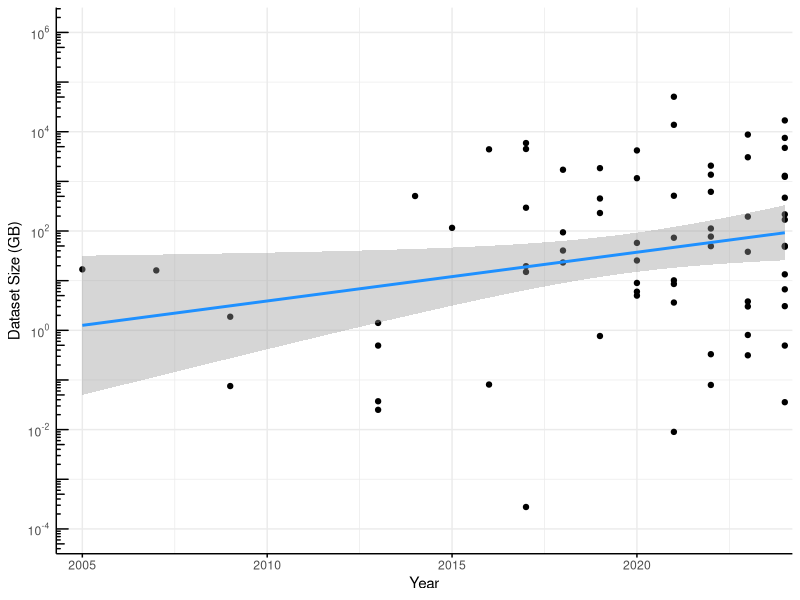
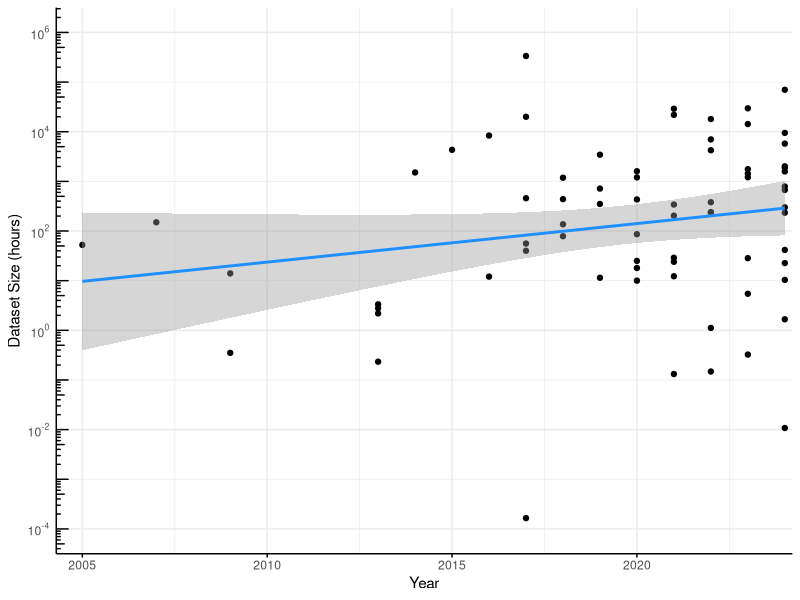
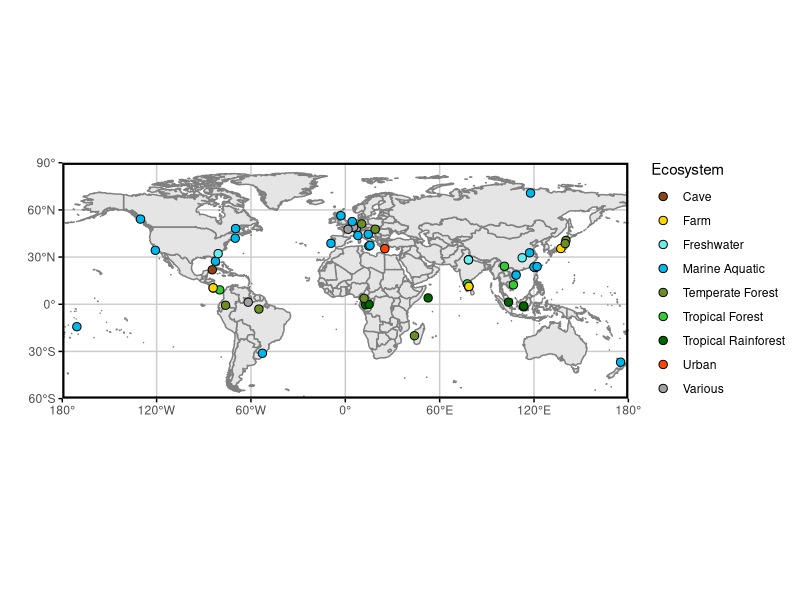
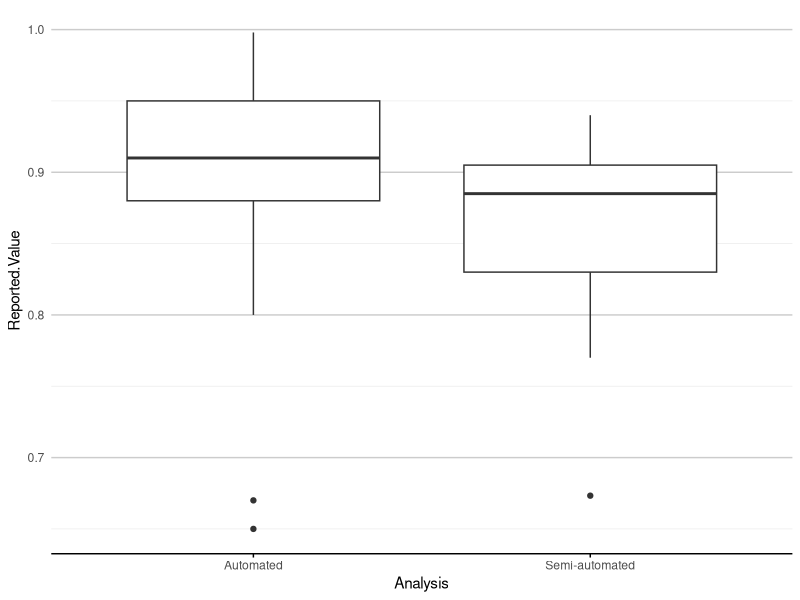
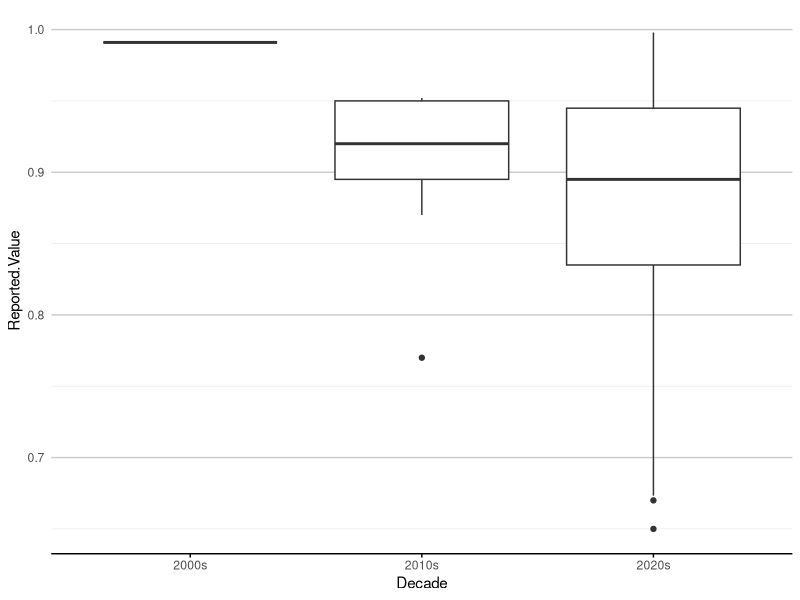
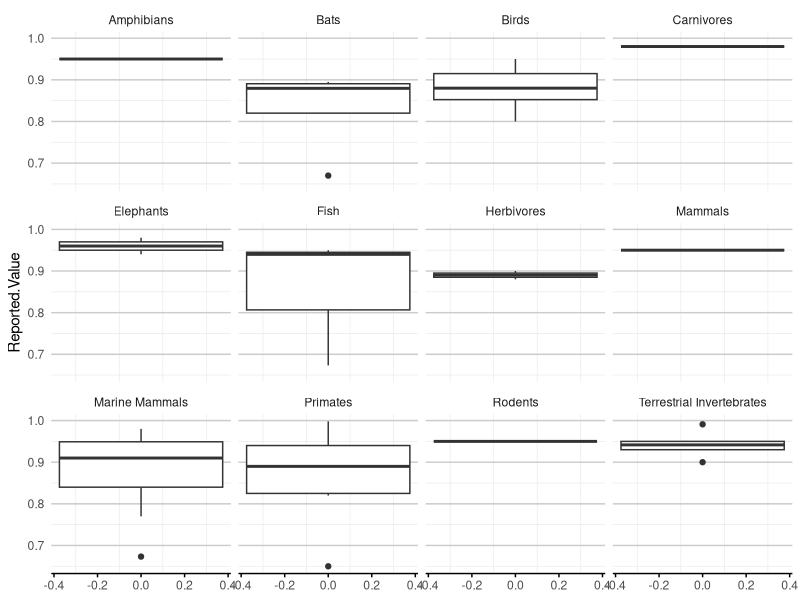
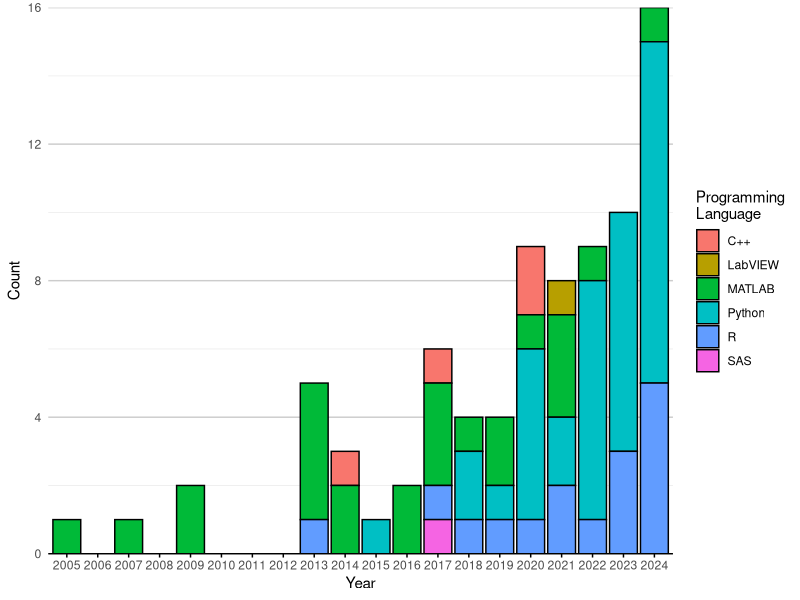
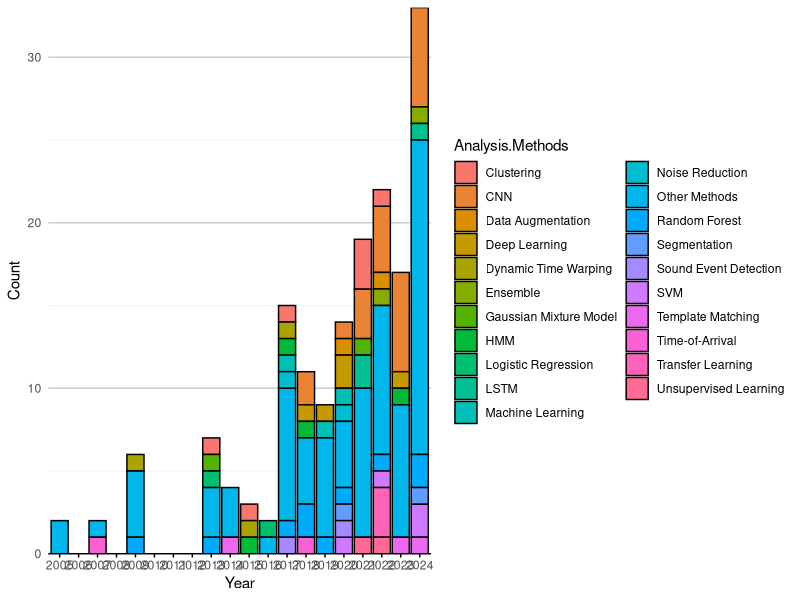

R code for these plots, in order:
## ---- chunk 1
library(ggplot2)
library(maps)
library(dplyr)
## ---- chunk 2
df <- read.csv("tagged_literature.csv")
#df$Year <- as.factor(df$Year)
## ---- chunk 3
log10_minor_break = function (...){
  function(x) {
    minx         = floor(min(log10(x), na.rm=T))-1;
    maxx         = ceiling(max(log10(x), na.rm=T))+1;
    n_major      = maxx-minx+1;
    major_breaks = seq(minx, maxx, by=1)
    minor_breaks = 
      rep(log10(seq(1, 9, by=4)), times = n_major)+
      rep(major_breaks, each = 9)
    return(10^(minor_breaks))
  }
}

log_breaks = function(maj, radix=10) {
  function(x) {
    minx         = floor(min(logb(x,radix), na.rm=T)) - 1
    maxx         = ceiling(max(logb(x,radix), na.rm=T)) + 1
    n_major      = maxx - minx + 1
    major_breaks = seq(minx, maxx, by=1)
    if (maj) {
      breaks = major_breaks
    } else {
      steps = logb(1:(radix-1),radix)
      breaks = rep(steps, times=n_major) +
               rep(major_breaks, each=radix-1)
    }
    radix^breaks
  }
}
scale_x_log_eng = function(..., radix=10) {
  scale_x_continuous(...,
                     trans=scales::log_trans(radix),
                     breaks=scales::log_breaks(TRUE, radix),
                     minor_breaks=scales::log_breaks(FALSE, radix))
}
scale_y_log_eng = function(..., radix=10) {
  scale_y_continuous(...,
                     trans=scales::log_trans(radix),
                     breaks=scales::log_breaks(TRUE, radix),
                     minor_breaks=scales::log_breaks(FALSE, radix))
}

p <- df |>
  tidyr::drop_na(Dataset.GB) |> 
  #filter(Year >= 2008) |>
  ggplot(aes(Year, Dataset.GB)) + 
  geom_point() + 
  scale_y_log10(
    limits = c(1e-4, 1e6),
    breaks = scales::trans_breaks("log10", function(x) 10^x),
    labels = scales::trans_format("log10", scales::math_format(10^.x))
  ) +
  annotation_logticks(side="l")+
  geom_smooth(method="lm", color = "dodgerblue") +
  scale_x_continuous(limits=c(2004.5, 2024), expand = c(0.01,0.01)) +
  labs(y="Dataset Size (GB)") +
  theme_minimal() +
  theme(axis.line = element_line(),
        axis.ticks.x = element_line())
p
ggsave("images/data_trend.png", p, width = 150, height = 80, units = "mm")

p <- df |>
  tidyr::drop_na(Dataset.Hours) |> 
  #filter(Year >= 2008) |>
  ggplot(aes(Year, Dataset.Hours)) + 
  geom_point() + 
  scale_y_log10(
    limits = c(1e-4, 1e6),
    breaks = scales::trans_breaks("log10", function(x) 10^x),
    labels = scales::trans_format("log10", scales::math_format(10^.x))
  ) +
  annotation_logticks(side="l")+
  geom_smooth(method="lm", color = "dodgerblue") +
  scale_x_continuous(limits=c(2004.5, 2024), expand = c(0.01,0.01)) +
  labs(y="Dataset Size (hours)") +
  theme_minimal() +
  theme(axis.line = element_line(),
        axis.ticks.x = element_line())
p
ggsave("images/hours_trend.png", p, width = 220, height = 110, units = "mm")
## ---- chunk 4
fit <- lm(log(Dataset.GB)~Year, data=df)
confint(fit, level = 0.95)
## ---- chunk 5
# Sample data
#coords <- c("-0.356251N,12.940863E;-0.078775N,15.127076E", "-0.078775N,15.1270777E")

# Function to convert coordinates to numeric values
convert_to_numeric <- function(coord_string) {
  # Split the string by comma
  parts <- strsplit(coord_string, ",")[[1]]
  #remove leading or trailing space
  
  # Extract latitude and longitude, handle direction
  lat <- as.numeric(gsub("[A-Z]", "", parts[1]))
  lon <- as.numeric(gsub("[A-Z]", "", parts[2]))
  
  # Check direction for latitude
  if (grepl("S", parts[1])) {
    lat <- -lat
  }
  
  # Check direction for longitude
  if (grepl("W", parts[2])) {
    lon <- -lon
  }
  
  return(paste0(c(lat, lon), collapse = ","))
}

Latlong_df <- df |>
  select(Latlong, Ecosystem) |>
  mutate(Latlong = strsplit(Latlong, ";")) |>
  tidyr::unnest(Latlong) |>
  mutate(Ecosystem = strsplit(Ecosystem, ", ")) |>
  tidyr::unnest(Ecosystem) |>
  mutate(Latlong = sapply(Latlong, convert_to_numeric),
         lat = sapply(strsplit(Latlong, ","), function(x) as.numeric(x[1])),
         long = sapply(strsplit(Latlong, ","), function(x) as.numeric(x[2]))
)

# Create the world map
world <- map_data("world")

ecosystem_colors <- c(
  "Tropical Forest" = "#32CD32",
  "Marine Aquatic" = "#00B7EB",
  "Various" = "#a0a0a0",
  "Tropical Rainforest" = "#006400",
  "Freshwater" = "#66EEEB",
  "Temperate Forest" = "#6B8E23",
  "Farm" = "#FFD700",
  "Cave" = "#8B4513",
  "Urban" = "#FF4500"
)

# Plotting
p <- ggplot() +
  # Add world map with light grey fill and dark grey borders
  geom_polygon(data = world, aes(x = long, y = lat, group = group), 
               fill = "grey90", color = "grey50") +
  # Add jittered points for different tags
  geom_jitter(data = Latlong_df, aes(x = long, y = lat, fill = Ecosystem), colour="black", size = 2.5, shape=21) +
  # Set coordinate system to map projection
  coord_fixed(ratio = 1, xlim = c(-180, 180), ylim = c(-60, 90), expand = FALSE) +
  # Custom breaks and labels for x (longitude) and y (latitude)
  scale_x_continuous(breaks = seq(-180, 180, by = 60),
                     labels = c("180°", "120°W", "60°W", "0°", "60°E", "120°E", "180°")) +
  scale_y_continuous(breaks = seq(-90, 90, by = 30),
                     labels = c("90°", "60°S", "30°S", "0°", "30°N", "60°N", "90°")) +
  scale_fill_manual(values = ecosystem_colors) +
  # Theme settings
  labs(x="",y="")+
  theme_minimal() +
  theme(
    axis.ticks = element_line(),
    panel.grid.major = element_line(color = "grey80"),    # Light grey grid lines
    panel.grid.minor = element_blank(),                   # No minor grid lines
    panel.border = element_rect(color = "black", fill = NA, linewidth=1.5),  # Black panel border
    axis.text.x = element_text(angle = 0, hjust = 0.5),   # Horizontal x-axis text
    legend.position = "right"                             # Legend on right
  )
p
ggsave("images/ecosystem_map.png", p, width = 240, height = 90, units = "mm")
## ---- chunk 6
bar_theme_x <- theme(panel.grid.major.x = element_blank(),
                   panel.grid.major.y = element_line(colour = "grey80"),
                   axis.line.x = element_line(colour="black"),
                   axis.ticks.x=element_line())
bar_theme_y <- theme(panel.grid.major.y = element_blank(),
                   panel.grid.major.x = element_line(colour = "grey80"),
                   axis.line.y = element_line(colour="black"),
                   axis.ticks.y=element_line())

include_missing_zero <- function(df, col){
  missing_years <- 2005:2024  # This creates c(2025, 2024)

  new_rows <- expand.grid(
    Year  = missing_years,  
    a     = df |> pull({{col}}) |> unique(), 
    Count = 0
  )
  
  colnames(new_rows)[2] <- col

  df <- df |>
    bind_rows(new_rows) |>
    distinct() 
  return(df)
}

keep_gt1 <- function(df, col, gt_n=1){
  total_counts <- df |>
    group_by(.data[[col]]) |>
    summarise(Total_Count = n(), .groups = 'drop') |>
    na.omit()

  methods_to_keep <- total_counts |>
    filter(Total_Count > gt_n) |>
    pull({{ col }})
    
  df[,col] <- ifelse(df[[col]] %in% methods_to_keep, df[[col]], "Other Methods")
  return(df)
}

barplot_counts <- function(df, col, col_title=col, prop=FALSE, year=TRUE, decade=FALSE, bar_col="dodgerblue"){
  if(decade){
    df <- df |>
      mutate(Year = case_when(
        Year >= 2000 & Year < 2010 ~ "2000s",
        Year >= 2010 & Year < 2020 ~ "2010s",
        Year >= 2020 & Year < 2030 ~ "2020s",
        TRUE ~ NA_character_  # Handle years outside these ranges
      ))
  }
  count_data <- df |>
    group_by(Year, .data[[col]], .drop=FALSE) |>
    summarise(Count = n(), .groups = 'drop') |>
    na.omit()
  
  total_count_per_year <- count_data |>
    group_by(Year, .drop=FALSE) |>
    summarise(Total = sum(Count), .groups = 'drop')
  
  count_data <- left_join(count_data, total_count_per_year, by = "Year") |>
    mutate(Percentage = (Count / Total) * 100) |>
    arrange(Year, .data[[col]])
  
  if(!decade){
    count_data <- count_data |>
    include_missing_zero(col)
  }
  
  if(!year){
    df <- df[df[,col] != "Other Methods",]
    p <- df |>
      ggplot(aes(y = reorder(.data[[col]], .data[[col]], FUN = length, decreasing = FALSE))) +
      geom_bar(stat = "count", fill = bar_col) +  # Fill bars with dodgerblue
      labs(x = "Count", y = col_title) +
      scale_x_continuous(expand = c(0,0))
  } else {
    if(prop){
      p <- count_data |> 
        ggplot(aes(x = factor(Year), y = Percentage, fill = .data[[col]], label=Count)) +
        geom_bar(stat = "identity", colour=ifelse(count_data$Count > 0, "black", NA)) +
        geom_label(
          aes(group = .data[[col]]),
          size = 3,
          position = position_stack(vjust = 0.5), 
          fill = "white",                # Optional: black background for contrast
          hjust = ifelse((count_data$Count <= 3) & count_data[[col]] %in% c("Log Magnitude", "Mel", "Data Augmentation", "Downsampling"), (1:nrow(count_data) - 1) %% 2, 0.5)
        ) +
        labs(x = ifelse(decade, "Decade", "Year"), y = "Percentage", fill = col_title) +
        scale_y_continuous(limits=c(0,102), expand=c(0,0)) #+ 
        #guides(fill = guide_legend(override.aes = list(colour = NA)))
    } else {
      p <- count_data |> 
        ggplot(aes(x = factor(Year), y = Count, fill = .data[[col]])) +
        geom_bar(stat = "identity", colour=ifelse(count_data$Count > 0, "black", NA)) +
        labs(x = ifelse(decade, "Decade", "Year"), y = "Count", fill = col_title) +
        scale_y_continuous(expand=c(0,0))
    }
  }
  p <- p + 
    #scale_fill_viridis_d()+
    theme_minimal() +
    guides(fill = guide_legend(override.aes = list(colour = "black")))+
    bar_theme_x
  return(p)
}
## ---- chunk 7
# Convert 'NA' to R's NA
df$Analysis[df$Analysis == "NA"] <- NA

p <- barplot_counts(df, "Analysis")
ggsave("images/analysis_year.png", p, width = 220, height = 80, units = "mm")
## ---- chunk 8
p <- df |>
  filter((Reported.Value != "") & (!is.na(Reported.Value))) |>
  mutate(Reported.Value = as.numeric(Reported.Value)) |>
  tidyr::drop_na(Reported.Value) |>
  ggplot(aes(x = Analysis, y = Reported.Value)) +
  geom_boxplot() +
  theme_minimal() +
  bar_theme_x
p
ggsave("images/analysis_reportedvalue.png", p, width = 240, height = 100, units = "mm")
## ---- chunk 9
p <- df |>
  filter((Reported.Value != "") & (!is.na(Reported.Value))) |>
  mutate(Reported.Value = as.numeric(Reported.Value)) |>
  tidyr::drop_na(Reported.Value) |>
  mutate(Decade = case_when(
    Year >= 2000 & Year < 2010 ~ "2000s",
    Year >= 2010 & Year < 2020 ~ "2010s",
    Year >= 2020 & Year < 2030 ~ "2020s",
    TRUE ~ NA_character_  # Handle years outside these ranges
  )) |>
  ggplot(aes(x = Decade, y = Reported.Value)) +
  geom_boxplot() +
  theme_minimal() +
  bar_theme_x
p
ggsave("images/decade_reportedvalue.png", p, width = 240, height = 100, units = "mm")
## ---- chunk 10
p <- df |>
  filter((Reported.Value != "") & (!is.na(Reported.Value))) |>
  mutate(Reported.Value = as.numeric(Reported.Value)) |>
  tidyr::drop_na(Reported.Value) |>
  mutate(Taxa = strsplit(as.character(Taxa), ", ")) |>
  tidyr::unnest(Taxa) |>
  ggplot(aes(y = Reported.Value)) +
  geom_boxplot() +
  theme_minimal() +
  bar_theme_x +
  facet_wrap(~Taxa)
p
ggsave("images/taxa_reportedvalue.png", p, width = 240, height = 100, units = "mm")
## ---- chunk 11
# Convert 'NA' to R's NA
df$Programming.Language[df$Programming.Language == "NA"] <- NA

# Split languages where there are multiple
df_lang <- df |>
  mutate(ProgLanguage = strsplit(as.character(Programming.Language), ", ")) |>
  tidyr::unnest(ProgLanguage)

df_lang |> 
  filter(Year >= 2020) |>
  group_by(ProgLanguage) |> 
  summarise(Count = n(), .groups = 'drop') |> 
  arrange(desc(Count))

p <- barplot_counts(df_lang, "ProgLanguage", "Programming\nLanguage")
p
ggsave("images/programminglanguage_year.png", p, width = 240, height = 100, units = "mm")
## ---- chunk 12
df_taxa <- df |>
  mutate(Taxa = strsplit(as.character(Taxa), ", ")) |>
  tidyr::unnest(Taxa)

spectral_15 <- c(
  "#9E0142",  # Deep red
  "#D53E4F",  # Bright red
  "#F46D43",  # Red-orange
  "#FDAE61",  # Orange
  "#FEE08B",  # Light orange-yellow
  "#FFFFBF",  # Pale yellow (midpoint)
  "#E6F598",  # Light yellow-green
  "#ABDFA1",  # Greenish
  "#66C2A5",  # Teal
  "#3288BD",  # Light blue
  "#5E4FA2",  # Blue-purple
  "#404788",  # Darker blue-purple
  "#2D2D66",  # Deep blue
  "#1A1A4C",  # Very deep blue
  "#0D0833"   # Near-black blue
)

p <- barplot_counts(df_taxa, "Taxa")
p <- p + scale_fill_manual(values = spectral_15)
ggsave("images/taxa_year.png", p, width = 240, height = 100, units = "mm")
## ---- chunk 13
df_analysis <- df |>
  mutate(Analysis.Methods = strsplit(as.character(Analysis.Methods), ", ")) |>
  tidyr::unnest(Analysis.Methods)

df_analysis <- keep_gt1(df_analysis, "Analysis.Methods")
  #filter(Analysis.Methods %in% methods_to_keep)
p <- barplot_counts(df_analysis, "Analysis.Methods")
p
ggsave("images/analysismethods_year.png", p, width = 240, height = 100, units = "mm")
p <- barplot_counts(df_analysis, "Analysis.Methods", year=FALSE)
p
ggsave("images/analysismethods_total.png", p, width = 240, height = 100, units = "mm")
## ---- chunk 14
df_tools <- df |>
  mutate(Automation.Tools = strsplit(as.character(Automation.Tools), ", ")) |>
  tidyr::unnest(Automation.Tools)

df_tools <- keep_gt1(df_tools, "Automation.Tools")

#filter(Analysis.Methods %in% methods_to_keep)
p <- barplot_counts(df_tools, "Automation.Tools", "Automation Tools")
p
ggsave("images/automationtools_year.png", p, width = 240, height = 120, units = "mm")
p <- barplot_counts(df_tools, "Automation.Tools", "Automation Tools", year = FALSE, bar_col="darkmagenta")
p
ggsave("images/automationtools_total.png", p, width = 240, height = 120, units = "mm")
## ---- chunk 15
df_code_available <- df |>
  mutate(Code.Availability = strsplit(as.character(Code.Availability), ", ")) |>
  tidyr::unnest(Code.Availability)

p <- barplot_counts(df_code_available, "Code.Availability", "Code\nAvailability")
p
ggsave("images/codeavailable_year.png", p, width = 240, height = 100, units = "mm")
## ---- chunk 16
df_data_available <- df |>
  mutate(Data.Availability = strsplit(as.character(Data.Availability), ", ")) |>
  tidyr::unnest(Data.Availability)

p <- barplot_counts(df_data_available, "Data.Availability", "Data\nAvailability")
p
ggsave("images/dataavailable_year.png", p, width = 240, height = 100, units = "mm")
## ---- chunk 17
#df |>
#  mutate(Automation.Tools = strsplit(as.character(Automation.Tools), ", ")) |>
#  tidyr::unnest(Automation.Tools) |>
#  pull(Automation.Tools) |> sort() |> unique()
## ---- chunk 18
#df |>
#  mutate(Analysis.Methods = strsplit(as.character(Analysis.Methods), ", ")) |>
#  tidyr::unnest(Analysis.Methods) |>
#  pull(Analysis.Methods) |> sort() |> unique()
## ---- chunk 19
df_eval <- df |>
  mutate(Evaluation.Method = strsplit(as.character(Evaluation.Method), ", ")) |>
  tidyr::unnest(Evaluation.Method)

df_eval <- keep_gt1(df_eval, "Evaluation.Method")
  #filter(Analysis.Methods %in% methods_to_keep)
p <- barplot_counts(df_eval, "Evaluation.Method", "Evaluation Method")
p <- p + scale_fill_brewer(palette = "Spectral")
ggsave("images/evaluationmethod_year.png", p, width = 240, height = 100, units = "mm")
## ---- chunk 20
#df |>
#  mutate(Preprocessing = strsplit(as.character(Preprocessing), ", ")) |>
#  tidyr::unnest(Preprocessing) |>
#  pull(Preprocessing) |> sort() |> unique()
## ---- chunk 21
df_pre <- df |>
  mutate(Preprocessing = strsplit(as.character(Preprocessing), ", ")) |>
  tidyr::unnest(Preprocessing)

df_pre <- keep_gt1(df_pre, "Preprocessing")
p <- barplot_counts(df_pre, "Preprocessing")
p
ggsave("images/preprocessing_year.png", p, width = 240, height = 100, units = "mm")
p <- barplot_counts(df_pre, "Preprocessing", prop=TRUE)
p
ggsave("images/preprocessing_prop_year.png", p, width = 240, height = 100, units = "mm")
p <- barplot_counts(df_pre, "Preprocessing", prop=TRUE, decade=TRUE)
p <- p + scale_fill_brewer(palette = "Spectral")
ggsave("images/preprocessing_prop_decade.png", p, width = 200, height = 80, units = "mm")
## ---- chunk 22
count_data <- df_lang |>
    group_by(Year, ProgLanguage, .drop=FALSE) |>
    summarise(Count = n(), .groups = 'drop') |>
    na.omit()
  
total_count_per_year <- count_data |>
  group_by(Year, .drop=FALSE) |>
  summarise(Total = sum(Count), .groups = 'drop')

count_data <- left_join(count_data, total_count_per_year, by = "Year") |>
  mutate(Percentage = (Count / Total) * 100) |>
  include_missing_zero('ProgLanguage')

count_data |> 
  ggplot(aes(x = factor(Year), y = Count, fill = ProgLanguage)) +
  geom_bar(stat = "identity", colour=ifelse(count_data$Count > 0, "black", NA)) +
  labs(x = "Year", y = "Count", fill = 'Language') +
  scale_y_continuous(expand=c(0,0))+
  theme_minimal() +
  guides(fill = guide_legend(override.aes = list(colour = "black")))+
  theme(panel.grid.major.x = element_blank(),
        panel.grid.major.y = element_line(colour = "grey80"),
        axis.line.x = element_line(colour="black"),
        #panel.grid = element_line(colour="lightgrey"),
        axis.ticks.x=element_line())
## ---- chunk 23
df_tools <- df |>
  mutate(Automation.Tools = strsplit(as.character(Automation.Tools), ", ")) |>
  tidyr::unnest(Automation.Tools) |>
  mutate(Taxa = strsplit(as.character(Taxa), ", ")) |>
  tidyr::unnest(Taxa)

df_tools <- keep_gt1(df_tools, "Automation.Tools")
p <- df_tools |>
  filter(Automation.Tools != "Other Methods") |>
      ggplot(aes(y = reorder(Automation.Tools, Automation.Tools, FUN = length, decreasing = FALSE), fill = Taxa)) +
      geom_bar(stat = "count", colour="black") +  # Fill bars with dodgerblue
      labs(x = "Count", y = "Automation Tools") +
      scale_x_continuous(expand = c(0,0)) +
  theme_minimal() +
  bar_theme_y
p
ggsave("images/automationtools_taxa.png", p, width = 240, height = 120, units = "mm")
## ---- chunk 24
df_analysis <- df |>
  mutate(Analysis.Methods = strsplit(as.character(Analysis.Methods), ", ")) |>
  tidyr::unnest(Analysis.Methods) |>
  mutate(Taxa = strsplit(as.character(Taxa), ", ")) |>
  tidyr::unnest(Taxa)

df_analysis <- keep_gt1(df_analysis, "Analysis.Methods")
p <- df_analysis |>
  filter(Analysis.Methods != "Other Methods") |>
      ggplot(aes(y = reorder(Analysis.Methods, Analysis.Methods, FUN = length, decreasing = FALSE), fill = Taxa)) +
      geom_bar(stat = "count", colour="black") +  # Fill bars with dodgerblue
      labs(x = "Count", y = "Analysis Methods") +
      scale_x_continuous(expand = c(0,0)) +
  theme_minimal() +
  bar_theme_y
p
ggsave("images/analysismethods_taxa.png", p, width = 240, height = 120, units = "mm")
## ---- chunk 25
df_analysis <- df |>
  # Unnest Analysis.Methods
  mutate(Analysis.Methods = strsplit(as.character(Analysis.Methods), ", ")) |>
  tidyr::unnest(Analysis.Methods) |>
  keep_gt1("Analysis.Methods") |>
  #filter(Analysis.Methods != "Other Methods") |>
  # Unnest Automation.Tools (assuming it exists in df)
  mutate(Automation.Tools = strsplit(as.character(Automation.Tools), ", ")) |>
  tidyr::unnest(Automation.Tools) |>
  keep_gt1("Automation.Tools", gt_n=2) |>
  #filter(Automation.Tools != "Other Methods") |>
  # Unnest Taxa
  mutate(Taxa = strsplit(as.character(Taxa), ", ")) |>
  tidyr::unnest(Taxa) |>
  # Pivot to long format for faceting
  tidyr::pivot_longer(
    cols = c("Analysis.Methods", "Automation.Tools"),
    names_to = "Category",
    values_to = "Method.Tool"
  ) |>
  mutate(Category = stringr::str_replace(Category, "\\.", " "))
  # Filter out "Other Methods" equivalent

# Plot with facet_grid
p <- df_analysis |>
  ggplot(aes(y = reorder(Method.Tool, Method.Tool, FUN = length, decreasing = FALSE), fill = Taxa)) +
  geom_bar(stat = "count", colour = "black") +
  labs(x = "Count", y = NULL) +  # Remove y-axis label since facets will label it
  scale_x_continuous(expand = c(0, 0)) +
  facet_wrap(~Category, scales = "free_y", ncol = 2) +  # Facet by Category
  theme_minimal() +
  bar_theme_y  # Assuming this is a custom theme defined elsewhere

# Display and save
p <- p + scale_fill_manual(values=spectral_15)
ggsave("images/analysismethods_automation_taxa.png", p, width = 300, height = 130, units = "mm")
#df_analysis |> filter(Category == "Analysis.Methods") |> pull(Method.Tool) |> unique() |> sort()
## ---- chunk 26
df_analysis <- df |>
  mutate(Taxa = strsplit(as.character(Taxa), ", ")) |>
  tidyr::unnest(Taxa) |>
  mutate(Analysis = strsplit(as.character(Analysis), ", ")) |>
  tidyr::unnest(Analysis)

df_analysis <- keep_gt1(df_analysis, "Taxa")
p <- df_analysis |>
  filter(Taxa != "Other Methods") |>
      ggplot(aes(y = reorder(Taxa, Taxa, FUN = length, decreasing = FALSE), fill = Analysis)) +
      geom_bar(stat = "count", colour="black") +  # Fill bars with dodgerblue
      labs(x = "Count", y = "Taxa") +
      scale_x_continuous(expand = c(0,0)) +
  theme_minimal() +
  bar_theme_y
p
ggsave("images/analysis_taxa.png", p, width = 240, height = 120, units = "mm")
## ---- chunk 27
#x axis-year, y-axcis, manual.automatic.semiautomatic

# Assuming your dataframe is called 'df'
# First, preprocess the Monitoring.Year column
df_expandyear <- df |>
  filter(!is.na(Monitoring.Year)) |>
  #select(Monitoring.Year) |>
  # Separate comma-separated values into rows
  tidyr::separate_rows(Monitoring.Year, sep = ",") |>
  # Clean up any whitespace
  mutate(Monitoring.Year = trimws(Monitoring.Year)) |>
  # Create a new column that expands hyphenated years
  mutate(Expanded_Years = purrr::map(Monitoring.Year, function(x) {
    if (stringr::str_detect(x, "-")) {
      range <- stringr::str_split(x, "-")[[1]] |> as.numeric()
      return(seq(range[1], range[2]))
    } else {
      return(as.numeric(x))
    }
  })) |>
  # Unnest the list column into individual rows
  tidyr::unnest(Expanded_Years) # Create the boxplot
  
df |>
  ggplot(aes(x=Year, fill=Analysis)) +
  geom_bar(stat="count", colour="black") +
  #ggplot(aes(x = Analysis, y = Expanded_Years)) +
  #geom_boxplot() +
  # Customize the plot
  #make breaks pretty
  scale_y_continuous(expand = c(0,0), breaks = pretty) +
  scale_x_continuous(expand = c(0,0), breaks = pretty) +
  labs(title = "Analysis Type by Year",
       x = "Monitoring Year",
       y = "Count") +
  # Rotate x-axis labels if needed
  theme(panel.grid.major.x = element_blank(),
        panel.grid.major.y = element_line(colour = "grey80"),
        axis.line.x = element_line(colour="black"),
        axis.ticks.x=element_line())+
  # Ensure proper spacing
  theme_minimal() +
  bar_theme_x
## ---- chunk 28
#correlation plot between monitoring year and publication year
ggplot(df_expandyear, aes(x=Expanded_Years, y=Year, colour=Title)) +
  geom_point() +
  geom_smooth(method="lm", color = "dodgerblue") +
  labs(title = "Correlation between Monitoring Year and Publication Year",
       x = "Monitoring Year",
       y = "Publication Year") +
  theme_minimal() + 
  #hide legend
  theme(legend.position="none")
## ---- chunk 29
# install.packages("devtools")
#devtools::install_github("davidsjoberg/ggsankey")
#library(ggsankey)
## ---- chunk 30
df |>
  tidyr::separate_rows(Taxa, sep = ",") |>
  ggplot(aes(x = Taxa, y = Reported.Value)) +
  geom_point(size = 3) +  # Scatter plot; adjust geom as needed (e.g., geom_bar)
  facet_wrap(~ Reported.Metric, scales = "free") +  # Facet by Taxa, free scales for flexibility
  labs(x = "Reported Metric", y = "Reported Value", title = "Reported Metrics by Taxa") +
  theme_minimal() +  # Clean theme
  theme(axis.text.x = element_text(angle = 45, hjust = 1))  # Rotate x-axis labels for readability
## ---- chunk 31
df %>%
  group_by(Reported.Metric) %>%
  summarise(
    Mean_Value = mean(Reported.Value, na.rm = TRUE),
    N = n()
  ) %>%
  mutate(
    Formatted = sprintf("%s (%.3f%%, n=%d)", Reported.Metric, Mean_Value, N)
  ) %>%
  pull(Formatted) %>%
  paste(collapse = ", ")
## ---- chunk 32
df$Dataset.Hours %>% median(na.rm = TRUE)
calc_year_length <- function(year_str) {
  if (is.na(year_str)) {
    return(NA)
  } else if (grepl("–|-", year_str)) {  # Check for range with en-dash or hyphen
    years <- strsplit(year_str, "–|-")[[1]]  # Split on either – or -
    start <- as.numeric(years[1])
    end <- as.numeric(years[2])
    return(end - start + 1)  # Inclusive range
  } else {
    return(1)  # Single year
  }
}

# Apply function to vector
sapply(df$Monitoring.Year, calc_year_length) |> mean(na.rm = TRUE)
## ---- chunk 33
# Create data frame with flows between stages
# Create the data frame for ggsankey
## ---- chunk 34
df |>
  mutate(Gaps = strsplit(as.character(Gaps), ", |; ")) |>
  tidyr::unnest(Gaps) |>
  mutate(Gaps = trimws(Gaps)) |>
  pull(Gaps) |> sort() |> unique()
